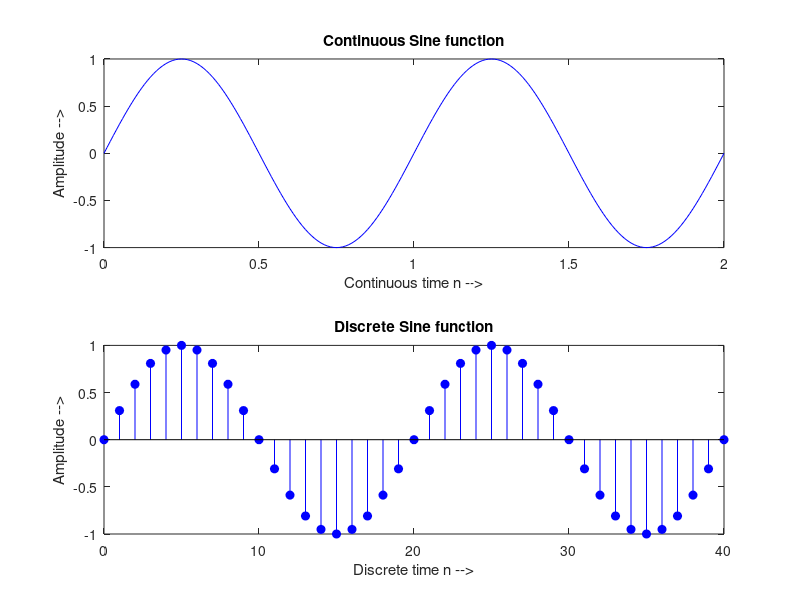

Reproduce this figure in MATLAB.
clc;
close all;
clear all;
%Sine function for continuous time signal

t = 0:0.01:2;
y=sin(2*pi*t);
subplot(2,1,1); plot(t,y,'b');
xlabel('Continuous time n -->'); ylabel('Amplitude -->');
title('Continuous Sine function');

%Sine function for discrete time signal
n=0:1:40;
y=sin(.1*pi*n);
subplot(2,1,2); 
stem(n,y,'b','filled');
xlabel('Discrete time n -->'); ylabel('Amplitude -->');
title('Discrete Sine function');